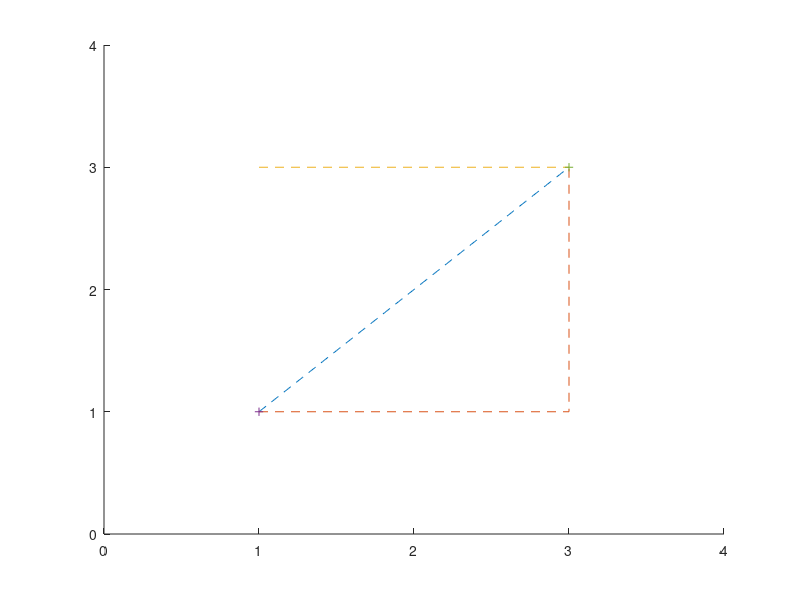

Write MATLAB code to recreate this figure. (Note: this script raises an error after producing the figure.)
hold on
x = [1:0.01:3];
y = 1*x;
plot(x,y,'--');
stairs([1,3],[1,3],'--')
plot([1,3],[3,3],'--')
plot(1,1,'+')
plot(3,3,'+')
xlim([0 4]);
ylim([0 4]);
legend({'Euklidischer Abstand','Manhattenabstand','Maximumsnorm'},'Location','NE');
xlabel('x-Achse')
ylabel('y-Achse')

